Frame 1 (no input): blank canvas, image omitted
Frame 60 (no input): blank canvas, image omitted
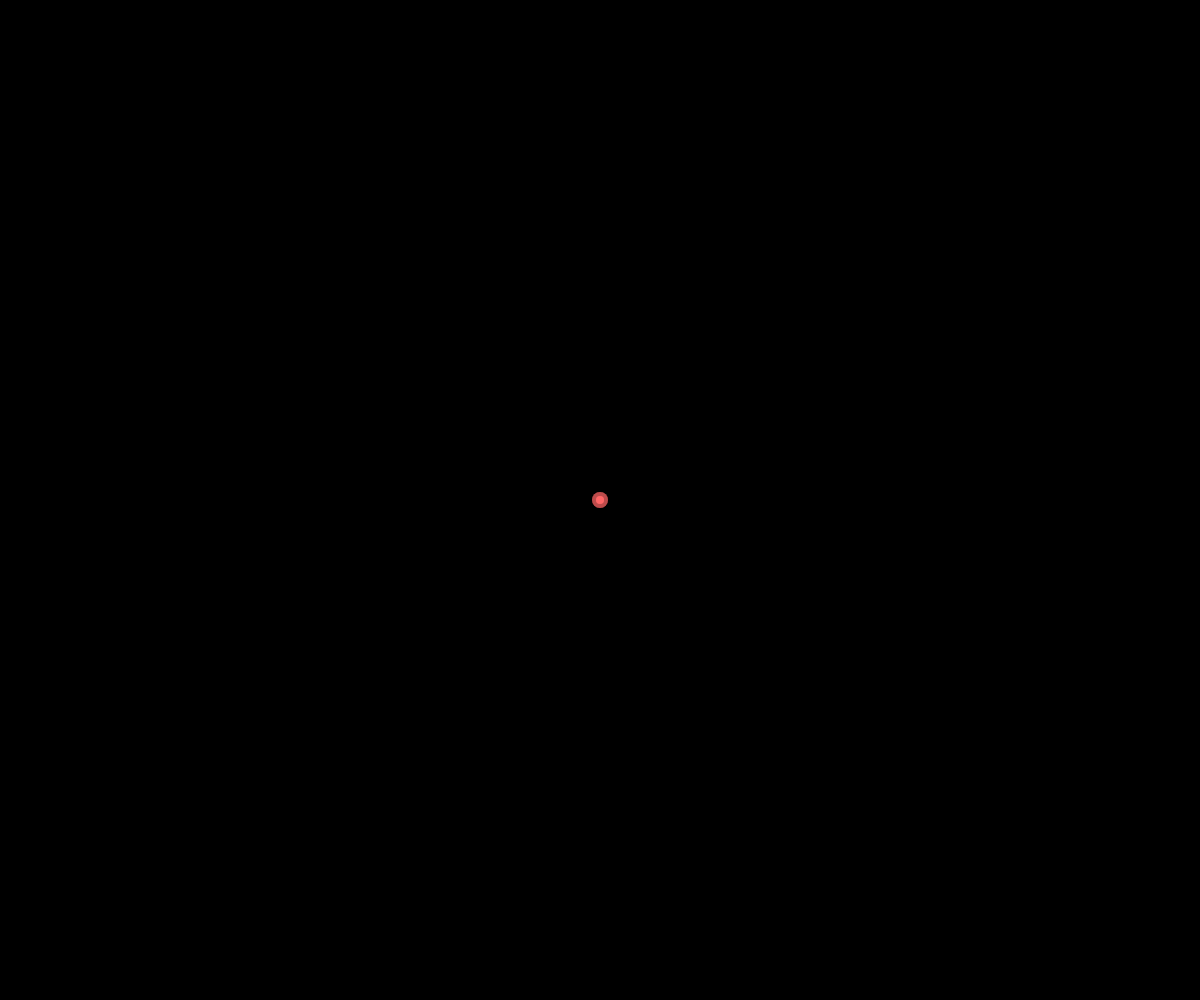
Frame 120 (the mouse pressed at the canvas centre since frame 60)

The p5.js sketch whose frames 1 and 60 were blank and that drew this single picture after the mouse press (run headless with seeded random() and noise() and a simulated clock; from frame 60 on, the mouse is pressed at the canvas centre):

// p5.js sketch
// ── sketch.js

///////////////////////////////////////////////////
//                                               //
//                 Magnetic Bubbles              //
//                                               //
///////////////////////////////////////////////////

// (c) Martin Schneider 2010 - 2016

///////////////////////////////////////////////////
//                 PARAMETERS                    //
///////////////////////////////////////////////////

// color theme is dark
var dark = true;

// activate physics
var assemble = true;

// is the simulation running?
var paused = false;

// collision detection iteration cycles
var maxiter = 1;

// minimum radius of the bubble
var minsize = 8;

// maximum radius of the bubble
var maxsize = 50;

// cellwall thickness
var cellwall = 8;

// speed of bubble movement
var speed = 5;

// speed of gravity
var gravity = 5;

// number of bubbles, after which the color cycle should repeat
var cycle = 100;


///////////////////////////////////////////////////
//                 GLOBAL VARIABLES              //
///////////////////////////////////////////////////

var bubbles = [];
var bblcount = 0;

// color variables
var bg0, bg1, c1, c2, cw1, cw2;


///////////////////////////////////////////////////
//                 MAIN CODE                     //
///////////////////////////////////////////////////

function setup() {

  frameRate(30);

  createCanvas(windowWidth, windowHeight);
  noStroke();

  // background colors
  bg0 = color(0, 90);
  bg1 = color(255, 90);

  // red and blue cells
  c1  = color("#ff6666");
  c2  = color("#6666ff");

  // shaded colors for the cell walls
  cw1 = color(red(c1), green(c1), blue(c1), 128);
  cw2 = color(red(c2), green(c2), blue(c2), 128);

  // a little hack to prevent context menus in chrome
  canvas.oncontextmenu = function () {
     return false;
  };

}


function draw() {

  if(!paused) {

    var n = bubbles.length;

    // blur background
    fill(dark ? bg0 : bg1);
    rect(0, 0, width, height);

    // move bubbles
    for(var i = 0; i < n; i++) {
       bubbles[i].move();
    }

    // resolve collisions
    for(var cc = 0; cc < maxiter; cc++) {
      for(i = 0; i < n; i++) {
        bubbles[i].collides();
      }
    }

    // draw bubbles
    for(i = 0; i < n; i++) {
      bubbles[i].draw();
    }

    // user interaction for adding bubbles
    interaction();

  }

}


///////////////////////////////////////////////////
//                 INTERACTION                   //
///////////////////////////////////////////////////

// adjust canvas to fill the entire window
function windowResized() {
  resizeCanvas(windowWidth, windowHeight);
  background(dark ? 0 : 255);
}

// keyboard interaction
function keyTyped() {

  switch(key) {

    // [SPACE] to toggle attraction
    case ' ':
      assemble = !assemble;
      break;

    // [p] to play / pause
    case 'p':
      paused = !paused;
      break;

    // [c] for color scheme
    case 'c':
      dark = !dark;
      break;

    // [+] for faster
    case '+':
      speed++;
      break;

    // [-] for slower
    case '-':
      speed--;
      break;

    // [r] for reset
    case 'r':
      bubbles = [];
      bblcount = 0;
      break;

  }

  // add speed limit
  speed = constrain(speed, 1, 2 * minsize);

}


// to start creating a new bubble press the mouse button
function mousePressed() {

  // store the position where the mouse was pressed
  x1 = mouseX;
  y1 = mouseY;

  // set the radius of the bubble to be added
  r = minsize;

}



///////////////////////////////////////////////////
//                 MY FUNCTIONS                  //
///////////////////////////////////////////////////

// mouse interaction, called explicitly from the draw loop
function interaction() {

  if(mouseIsPressed) {

    // draw bubble cursor at the current position
    bubble(x1, y1, r, mouseButton == LEFT ? c1 : c2, mouseButton == LEFT ? cw1 : cw2);

  }

}


// change the radius of the bubble to be created
function mouseDragged() {
  r = constrain(dist(x1, y1, mouseX, mouseY), minsize, maxsize);
}


// add a new bubble to the screen as soon as we release the mousebutton
function mouseReleased() {

  println("released");

  // set charge of the bubble
  // (left mouse button = plus, right mouse button = minus)
  var charge = (mouseButton === LEFT) ? +1 : -1;

  // create a new bubble and add it to the scene
  bubbles.push(new Bubble(x1, y1, r, charge));

}


// draw a bubble at (x, y) with radius r
function bubble(x, y, r,  cellColor, wallColor) {

  // draw cell wall
  fill(wallColor);
  ellipse(x, y, 2*r, 2*r);

  // draw cell core
  fill(cellColor);
  ellipse(x, y, 2*r - cellwall, 2*r - cellwall);

}


///////////////////////////////////////////////////
//                 MY CLASSES                    //
///////////////////////////////////////////////////

// create a bubble at position (x, y) with radius r, with the given charge.
function Bubble(x, y, r, charge) {

  this.x = x;
  this.y = y;
  this.r = r;

  this.charge = charge;

  // assign cell color based on charge
  this.cellColor = charge > 0 ? c1 : c2;

  // use a slightly transparent shade for the wall color
  this.wallColor = charge > 0 ? cw1 : cw2;

}


// move the bubble according to our rules
Bubble.prototype.move = function() {

    // only apply physics if we are in assemble mode ...
    if(assemble) {

      // attract to opposite charges
      var n = bubbles.length;

      // interact with all other bubbles
      for(var i = 0; i < n; i++)  {

        var a = bubbles[i];

        // do not interact with your self
        if(a===this) continue;

        // distance between the bubbles
        var d = dist(this.x, this.y, a.x, a.y);

        // sum of the radii
        var rr = this.r + a.r;

        // force based on squares of radii, and distances of the bubbles
        // make sure to add a speed limit!
        var dd = min(rr * rr / d / d * a.r * a.r / this.r / this.r, speed);

        // attraction / repulsion force
        var f = (this.charge != a.charge) ? dd : -dd;

        // update positions
        this.x += f * (a.x - this.x) / d ;
        this.y += f * (a.y - this.y) / d;

      }

    }

    // otherwise just add gravity
    else {
      this.y += gravity;
    }

  };


// method to check for collisions
Bubble.prototype.collides = function() {

  var check = false;

  // check for bubble collisions
  for(var i = 0; i < bubbles.length; i++)  {
    if(this.collidesWith(bubbles[i])) {
      check = true;
    }
  }

  // check for collision with the left wall
  if(this.x < this.r)  {
    this.x = this.r ;
    check = true;
  }

  // check for collision with the right wall
  if(this.x > width - this.r) {
    this.x = width - this.r;
    check = true;
  }

  // check for collison with the top wall
  if(this.y < this.r) {
    this.y = this.r;
    check = true;
  }

  // check for collisions with the bottom wall
  if(this.y > height - this.r) {
    this.y = height - this.r;
    check = true;
  }

  return check;

};


// check for collision with bubble 'a'
Bubble.prototype.collidesWith = function (a) {

  // no self collision
  if(a == this) {
    return false;
  }

  var d = dist(this.x, this.y, a.x, a.y);
  var rr =  this.r + a.r;

  // correct bubble positions, if the bubbles collide
  if (d < rr) {

    // relative amount of overlap
    var t = (rr-d) / rr;

    // vector components in x and y direction
    var dx =  t * (this.x - a.x) / 2;
    var dy =  t * (this.y - a.y) / 2;

    // move this bubble half the distance
    this.x += dx;
    this.y += dy;

    // move other bubble half the distance
    a.x -= dx;
    a.y -= dy;

    return true;

  }

  return false;

};

// method to draw the bubble on screen
Bubble.prototype.draw = function() {

  // call our custom bubble function
  bubble(this.x, this.y, this.r, this.cellColor, this.wallColor);

};
